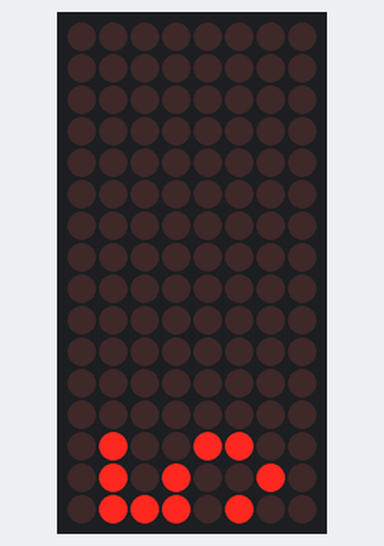
Bench run of a sketch on a simulated Arduino Uno, built with avr-gcc and run on an emulated ATmega328P. On the bench: 8×16 LED matrix.

Above: at 0.15 s.
At 0.76 s:
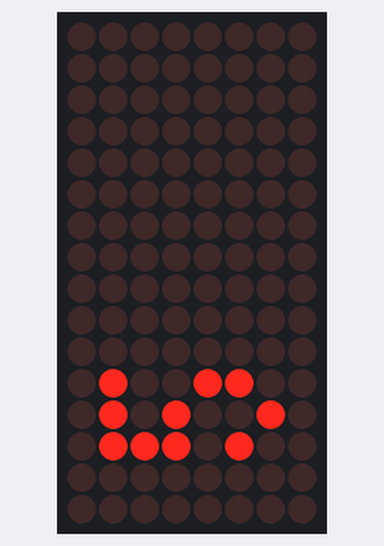
At 1.36 s:
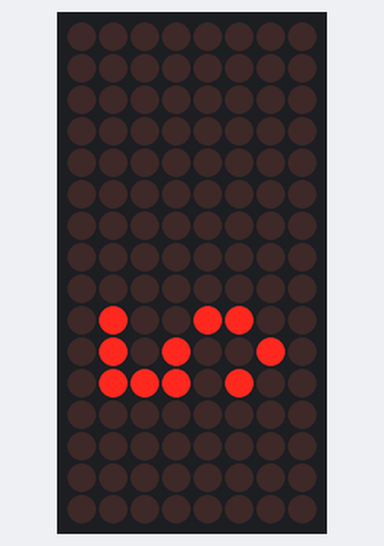
At 2.58 s:
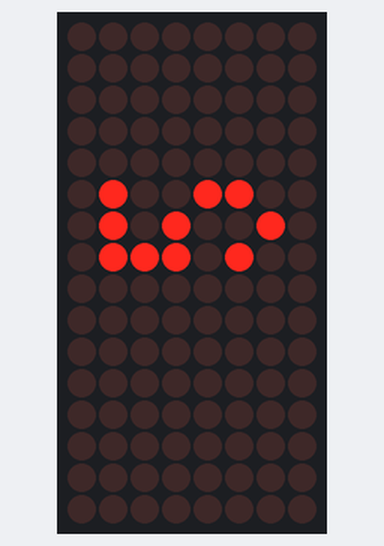
At 3.79 s:
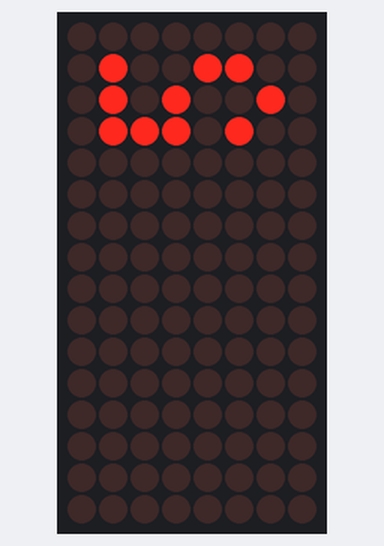
At 5.31 s:
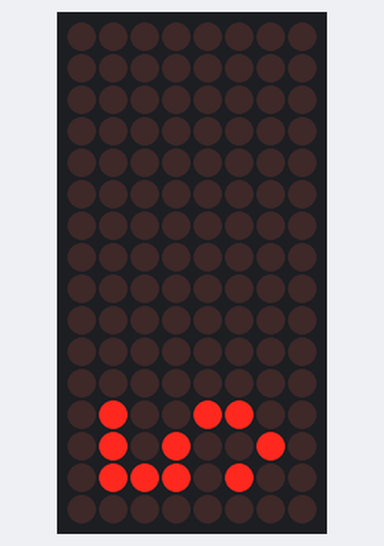

The sketch:

snapshot-jan21b.ino
```cpp
// Snapshot Jan21b

#include <Wire.h>
#include <Adafruit_GFX.h>
#include <Adafruit_LEDBackpack.h>

#include "amrled.h"

Adafruit_8x16minimatrix matrix = Adafruit_8x16minimatrix();

void drawGlyph(const byte* glyph, int startDraw) {
  matrix.clear();

  for (int row = 0; row < 8; ++row) {
    byte glyphByte = pgm_read_byte_near(glyph + row);
    for (int col = 0; col < 3; ++col) {
      if (bitRead(glyphByte, col) == 1) {
        matrix.drawPixel(row, (col + 13 - startDraw), LED_ON);
      }
    }
  }

  matrix.writeDisplay();
}
void setup() {
  matrix.begin(0x70);
}

void loop() {
  int i;

  for (i = 0; i < 16; i++) {
    drawGlyph(char5, i);
    delay(300);
  }
}
```

amrled.h
```cpp
#ifndef AMRLED_H
#define AMRLED_H

#include <Arduino.h>

const byte char0[] PROGMEM = {
  0b000,
  0b010,
  0b101,
  0b101,
  0b101,
  0b101,
  0b010,
  0b000
};

const byte char1[] PROGMEM = {
  0b000,
  0b010,
  0b110,
  0b010,
  0b010,
  0b010,
  0b111,
  0b000
};

const byte char2[] PROGMEM = {
  0b000,
  0b010,
  0b101,
  0b001,
  0b010,
  0b100,
  0b111,
  0b000
};

const byte char3[] PROGMEM = {
  0b000,
  0b110,
  0b001,
  0b010,
  0b001,
  0b101,
  0b010,
  0b000
};

const byte char4[] PROGMEM = {
  0b000,
  0b001,
  0b011,
  0b101,
  0b111,
  0b001,
  0b001,
  0b000
};

const byte char5[] PROGMEM = {
  0b000,
  0b111,
  0b100,
  0b110,
  0b001,
  0b101,
  0b010,
  0b000
};

const byte char6[] PROGMEM = {
  0b000,
  0b011,
  0b100,
  0b110,
  0b101,
  0b101,
  0b010,
  0b000
};

const byte char7[] PROGMEM = {
  0b000,
  0b111,
  0b001,
  0b001,
  0b010,
  0b100,
  0b100,
  0b000
};

const byte char8[] PROGMEM = {
  0b000,
  0b010,
  0b101,
  0b010,
  0b101,
  0b101,
  0b010,
  0b000
};

const byte char9[] PROGMEM = {
  0b000,
  0b010,
  0b101,
  0b101,
  0b011,
  0b001,
  0b110,
};

#endif
```

Measured:
- by itself, everything shown: repeats every 4.9 s, in 16 steps
